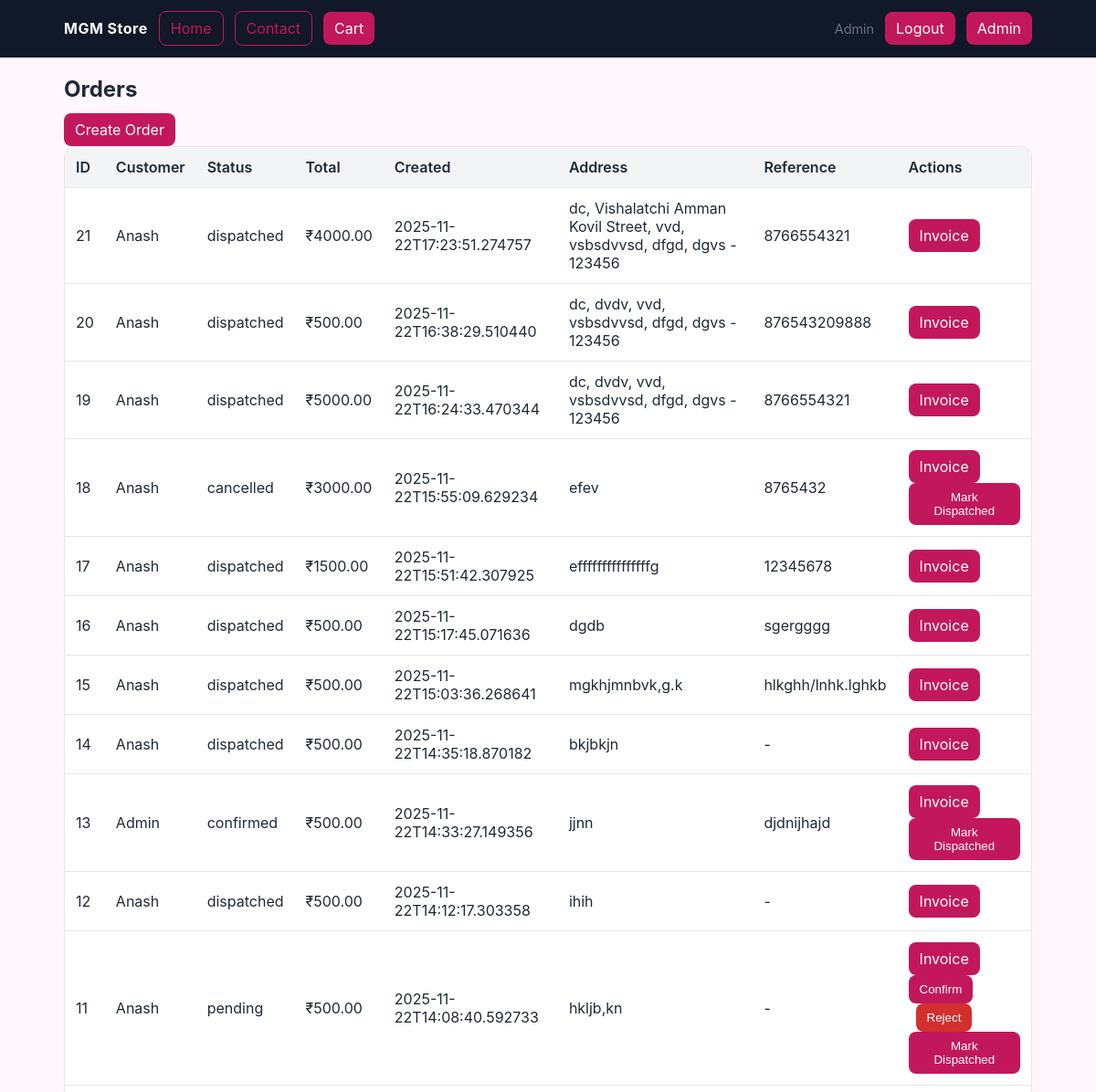
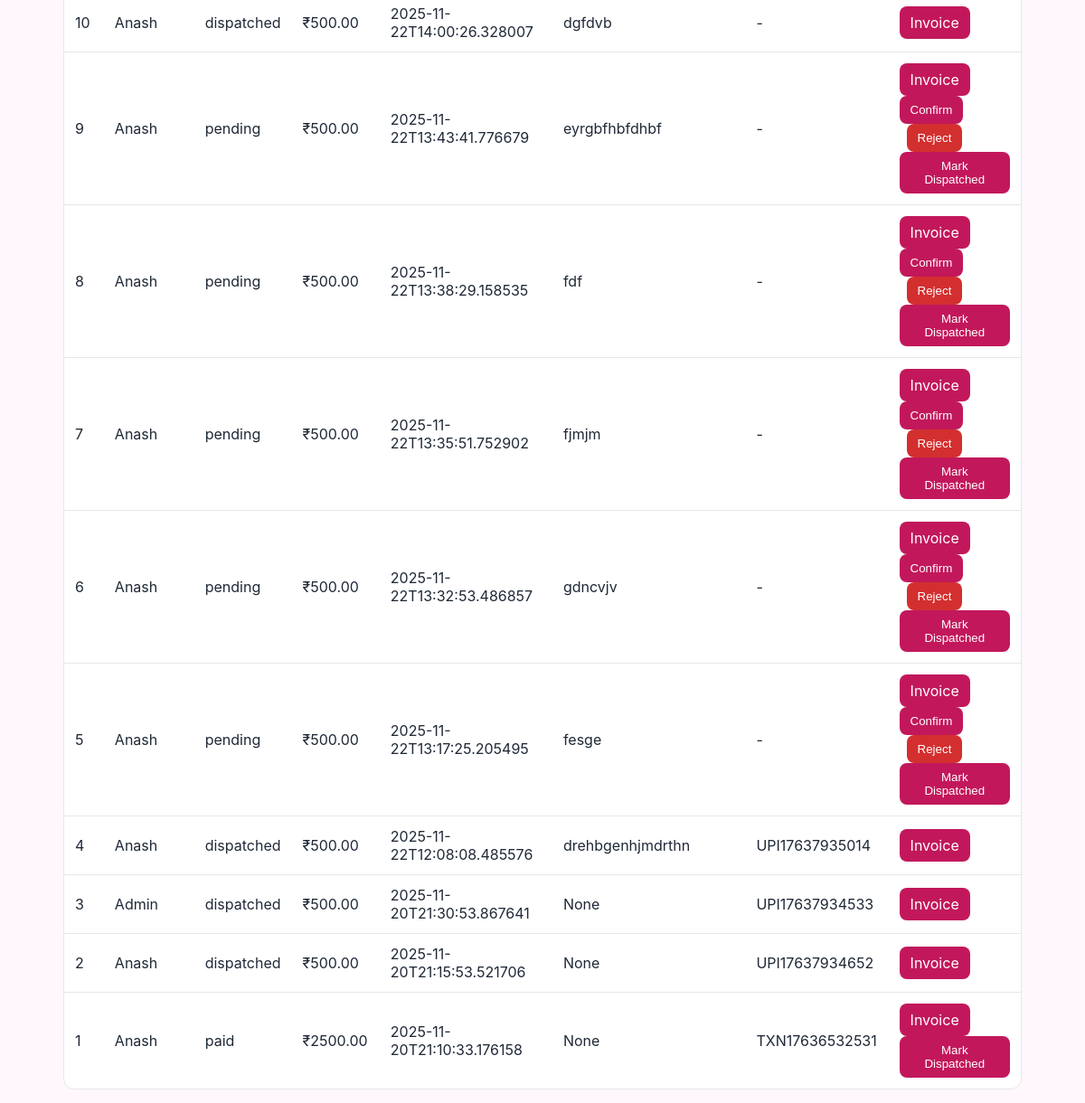
Page /admin/orders (signed in) on the committed database (2 pictures, top to bottom).
### tables this page shows
CREATE TABLE users (
            id INTEGER PRIMARY KEY AUTOINCREMENT,
            name TEXT,
            email TEXT UNIQUE,
            phone TEXT UNIQUE,
            password_hash TEXT,
            role TEXT,
            created_at TEXT
        );

CREATE TABLE payments (
            id INTEGER PRIMARY KEY AUTOINCREMENT,
            order_id INTEGER,
            amount REAL,
            method TEXT,
            status TEXT,
            transaction_id TEXT,
            paid_at TEXT, notes TEXT,
            FOREIGN KEY(order_id) REFERENCES orders(id)
        );

CREATE TABLE orders (
            id INTEGER PRIMARY KEY AUTOINCREMENT,
            customer_id INTEGER,
            status TEXT,
            total REAL,
            created_at TEXT, shipping_address TEXT, door_no TEXT, street TEXT, landmark TEXT, place TEXT, district TEXT, state TEXT, alt_mobile TEXT, pincode TEXT,
            FOREIGN KEY(customer_id) REFERENCES users(id)
        );

### app.py (the view)
@app.route("/admin/orders")
def admin_orders():
    if not require_role("admin"):
        return redirect(url_for("admin_login"))
    conn = get_db()
    cur = conn.cursor()
    cur.execute("""
        SELECT o.*, u.name as customer_name, p.transaction_id as payment_txn, p.status as payment_status
        FROM orders o
        LEFT JOIN users u ON u.id = o.customer_id
        LEFT JOIN payments p ON p.order_id = o.id AND p.id = (
            SELECT MAX(id) FROM payments WHERE order_id = o.id
        )
        ORDER BY o.id DESC
    """)
    orders = cur.fetchall()
    conn.close()
    return render_template("orders_list.html", orders=orders)

### app.py (called while the page is built)
def get_db():
    conn = sqlite3.connect(DB_PATH)
    conn.row_factory = sqlite3.Row
    return conn

def current_user():
    uid = session.get("user_id")
    if not uid:
        return None
    conn = get_db()
    cur = conn.cursor()
    cur.execute("SELECT * FROM users WHERE id=?", (uid,))
    u = cur.fetchone()
    conn.close()
    return u

def require_role(role):
    u = current_user()
    return u and u["role"] == role

@app.context_processor
def inject_user():
    return {"user": current_user()}

@app.before_request
def ensure_db():
    init_db()

### templates/orders_list.html
{% extends 'base.html' %}
{% block content %}
<h2 class="section-title">Orders</h2>
<div class="actions"><a class="btn" href="{{ url_for('admin_orders_new') }}">Create Order</a></div>
<table class="table">
    <tr><th>ID</th><th>Customer</th><th>Status</th><th>Total</th><th>Created</th><th>Address</th><th>Reference</th><th>Actions</th></tr>
    {% for o in orders %}
    <tr id="order-row-{{ o['id'] }}">
        <td>{{ o['id'] }}</td>
        <td>{{ o['customer_name'] }}</td>
        <td class="status-cell">{{ o['status'] }}</td>
        <td>₹{{ '%.2f'|format(o['total']) }}</td>
        <td>{{ o['created_at'] }}</td>
        <td>{{ o['shipping_address'] }}</td>
        <td class="ref-cell">{{ o['payment_txn'] or '-' }}</td>
        <td>
            <a class="btn" href="/order/{{ o['id'] }}/invoice">Invoice</a>
            {% if o['status'] == 'pending' %}
            <form method="post" action="/admin/orders/{{ o['id'] }}/confirm" style="display:inline">
                <button class="btn" type="submit">Confirm</button>
            </form>
            <form method="post" action="/admin/orders/{{ o['id'] }}/reject" style="display:inline;margin-left:8px">
                <button class="btn btn-danger" type="submit">Reject</button>
            </form>
            {% endif %}
            {% if o['status'] != 'dispatched' %}
            <form method="post" action="/admin/orders/{{ o['id'] }}/dispatch" style="display:inline">
                <button class="btn" type="submit">Mark Dispatched</button>
            </form>
            {% endif %}
        </td>
    </tr>
    {% endfor %}
</table>
{% endblock %}

### templates/base.html (shortened to what this page needs)
<!doctype html>
<html>
<head>
    <link rel="stylesheet" href="{{ url_for('static', filename='styles.css') }}">
    {% set is_admin = user and user['role']=='admin' %}
</head>
<body>
<header class="header">
    <nav class="nav">
        <a href="{{ url_for('index') }}" class="logo">MGM Store</a>
        <a href="{{ url_for('index') }}" class="btn btn-outline">Home</a>
        <a href="{{ url_for('contact') }}" class="btn btn-outline">Contact</a>
        <a href="{{ url_for('view_cart') }}" class="btn">Cart{% if session.get('cart') %} <span class="badge">{{ (session.get('cart')|length) }}</span>{% endif %}</a>
        {% if user %}
            <span class="meta">{{ user['name'] }}</span>
            <a href="{{ url_for('logout') }}" class="btn">Logout</a>
        {% else %}
            <a href="{{ url_for('signup') }}" class="btn btn-outline">Signup</a>
            <a href="{{ url_for('login') }}" class="btn">Login</a>
        {% endif %}
        {% if is_admin %}
            <a href="{{ url_for('admin_dashboard') }}" class="btn">Admin</a>
        {% endif %}
    </nav>
    </header>
<div class="container">
    {% block content %}{% endblock %}
</div>
</body>
</html>

### static/styles.css (style rules this page uses)
:root { --primary:#c2185b; --primary-dark:#9c154a; --danger:#d32f2f; --bg:#fff7fb; --text:#1f2937; --muted:#6b7280; --border:#e5e7eb; --card:#ffffff; }
* { box-sizing:border-box }
html,body { height:100% }
body { margin:0;font-family:Inter,system-ui,Arial,sans-serif;color:var(--text);background:var(--bg) }
.header { position:sticky;top:0;background:#111827;color:#fff;border-bottom:1px solid #0f172a;z-index:10 }
.nav { display:flex;align-items:center;gap:12px;padding:12px 20px;max-width:1100px;margin:0 auto;flex-wrap:wrap }
.nav a.logo { font-weight:700;color:#fff;text-decoration:none;letter-spacing:.5px }
.container { max-width:1100px;margin:0 auto;padding:20px }
.btn { display:inline-block;padding:8px 12px;border-radius:8px;background:var(--primary);color:#fff;text-decoration:none;border:none;cursor:pointer;transition:.2s }
.btn-outline { background:transparent;color:var(--primary);border:1px solid var(--primary) }
.btn-danger { background:var(--danger) }
.meta { color:var(--muted);font-size:.9rem }
.table { width:100%;border-collapse:separate;border-spacing:0;background:var(--card);border:1px solid var(--border);border-radius:12px;overflow:hidden }
.table th,.table td { padding:12px;border-bottom:1px solid var(--border) }
.table th { background:#f3f4f6;text-align:left;font-weight:600 }
.table tr:last-child td { border-bottom:none }
.actions { display:flex;gap:10px;margin-top:8px }
.section-title { margin:0 0 12px }

### rows in the picture
users: name "Admin"
payments: id "21", customer_name "Anash", status "dispatched", created_at "2025-11-22T17:23:51.274757", shipping_address "dc, Vishalatchi Amman Kovil Street, vvd, vsbsdvvsd, dfgd, dgvs - 123456", transaction "8766554321"
orders: total "4000.00"
payments: id "20", customer_name "Anash", status "dispatched", created_at "2025-11-22T16:38:29.510440", shipping_address "dc, dvdv, vvd, vsbsdvvsd, dfgd, dgvs - 123456", transaction "876543209888"
orders: total "500.00"
payments: id "19", customer_name "Anash", status "dispatched", created_at "2025-11-22T16:24:33.470344", shipping_address "dc, dvdv, vvd, vsbsdvvsd, dfgd, dgvs - 123456", transaction "8766554321"
orders: total "5000.00"
payments: id "18", customer_name "Anash", status "cancelled", created_at "2025-11-22T15:55:09.629234", shipping_address "efev", transaction "8765432"
orders: total "3000.00"
payments: id "17", customer_name "Anash", status "dispatched", created_at "2025-11-22T15:51:42.307925", shipping_address "efffffffffffffffg", transaction "12345678"
orders: total "1500.00"
payments: id "16", customer_name "Anash", status "dispatched", created_at "2025-11-22T15:17:45.071636", shipping_address "dgdb", transaction "sgergggg"
orders: total "500.00"
payments: id "15", customer_name "Anash", status "dispatched", created_at "2025-11-22T15:03:36.268641", shipping_address "mgkhjmnbvk,g.k", transaction "hlkghh/lnhk.lghkb"
orders: total "500.00"
orders: id "14", customer_name "Anash", status "dispatched", total "500.00", created_at "2025-11-22T14:35:18.870182", shipping_address "bkjbkjn", o "-"
payments: id "13", customer_name "Admin", status "confirmed", created_at "2025-11-22T14:33:27.149356", shipping_address "jjnn", transaction "djdnijhajd"
orders: total "500.00"
orders: id "12", customer_name "Anash", status "dispatched", total "500.00", created_at "2025-11-22T14:12:17.303358", shipping_address "ihih", o "-"
orders: id "11", customer_name "Anash", status "pending", total "500.00", created_at "2025-11-22T14:08:40.592733", shipping_address "hkljb,kn", o "-"
orders: id "10", customer_name "Anash", status "dispatched", total "500.00", created_at "2025-11-22T14:00:26.328007", shipping_address "dgfdvb", o "-"
orders: id "9", customer_name "Anash", status "pending", total "500.00", created_at "2025-11-22T13:43:41.776679", shipping_address "eyrgbfhbfdhbf", o "-"
orders: id "8", customer_name "Anash", status "pending", total "500.00", created_at "2025-11-22T13:38:29.158535", shipping_address "fdf", o "-"
orders: id "7", customer_name "Anash", status "pending", total "500.00", created_at "2025-11-22T13:35:51.752902", shipping_address "fjmjm", o "-"
orders: id "6", customer_name "Anash", status "pending", total "500.00", created_at "2025-11-22T13:32:53.486857", shipping_address "gdncvjv", o "-"
orders: id "5", customer_name "Anash", status "pending", total "500.00", created_at "2025-11-22T13:17:25.205495", shipping_address "fesge", o "-"
payments: id "4", customer_name "Anash", status "dispatched", created_at "2025-11-22T12:08:08.485576", shipping_address "drehbgenhjmdrthn", transaction "UPI17637935014"
orders: total "500.00"
payments: id "3", customer_name "Admin", status "dispatched", created_at "2025-11-20T21:30:53.867641", shipping_address "None", transaction "UPI17637934533"
orders: total "500.00"
payments: id "2", customer_name "Anash", status "dispatched", created_at "2025-11-20T21:15:53.521706", shipping_address "None", transaction "UPI17637934652"
orders: total "500.00"
payments: id "1", customer_name "Anash", status "paid", created_at "2025-11-20T21:10:33.176158", shipping_address "None", transaction "TXN17636532531"
orders: total "2500.00"
